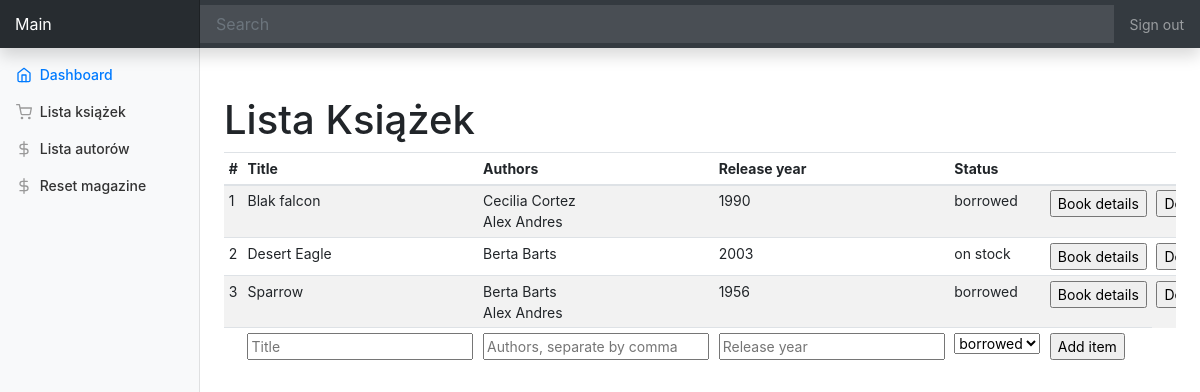
The page /book_list on the database its author committed.
### models/book.py (models this page shows, shortened)
class Book(db.Model):
    id = db.Column(db.Integer, primary_key=True)
    title = db.Column(db.String(100))
    release_year = db.Column(db.String(200))
    status = db.relationship("Status", backref="book", lazy="dynamic")
    authors = db.relationship("Authors",
                              secondary="author",
                              backref=db.backref("book_title", lazy="dynamic"))
    hidden = db.Column(db.Boolean)

### models/authors.py (models this page shows, shortened)
class Authors(db.Model):
    id = db.Column(db.Integer, primary_key=True)
    first_name = db.Column(db.Text)
    second_name = db.Column(db.Text)
    hidden = db.Column(db.Boolean)

### models/status.py (models this page shows)
class Status(db.Model):
    id = db.Column(db.Integer, primary_key=True)
    status_name = db.Column(db.Text)
    book_id = db.Column(db.Integer, db.ForeignKey('book.id'))

### book_catalogue.py (the view)
@app.route("/book_list", methods=["GET"])
def show_book_list():
    form = AddBookForm()
    book_list = book_db.get_all_book()
    return render_template("book_list.html", book_list=book_list, form=form)

### forms.py
class AddBookForm(FlaskForm):
    title = StringField('Title', validators=[DataRequired()], render_kw={"placeholder": "Title"})
    authors = StringField('Authors', validators=[DataRequired()], render_kw={"placeholder": "Authors, separate by comma"})
    release_year = StringField('Release Year', validators=[DataRequired()], render_kw={"placeholder": "Release year"})
    status = SelectField(u'Field name', choices = ["borrowed", "on stock"], validators = [DataRequired()])

### book_catalogueSQLLite.py (called while the page is built)
    def get_all_book(self):
        return Book.query.all()

### templates/book_list.html (shortened to what this page needs)
{% extends "base.html" %}
{% block content %}
<h1 class="mt-5">Lista Książek</h1>
<div class="table-responsive">
    <table class="table table-striped table-sm">
        <thead>
            <tr>
                <th>#</th>
                <th>Title</th>
                <th>Authors</th>
                <th>Release year</th>
                <th>Status</th>
                <th></th>
                <th></th>
            </tr>
        </thead>
        <tbody>
            {% for book in book_list %}
            {% if book.hidden == False %}
            <tr>
                <td>{{ book.id }}</td>
                <td>{{ book.title }}</td>
                <td>{% for aut in book.authors %}
                    {{ aut.first_name}} {{ aut.second_name }} <br>
                    {% endfor %}
                </td>
                <td>{{ book.release_year }}</td>
                <td>{{ book.status.first().status_name }}</td>
                <td>
                    <form method="GET" action="{{ url_for('show_book_details') }}">
                        <input type="submit" value="Book details"></input>
                    </form>
                </td>
                <td>
                    <form method="POST" action="{{ url_for('book_remove') }}">
                        <input type="submit" value="Delete element"></input>
                    </form>
                </td>
            </tr>
            {% endif %}
            {% endfor %}
            <form method="POST" action="/add_book">
                <td>{{ form.csrf_token }}</td>
                <td>{{ form.title }}</td>
                <td>{{ form.authors }}</td>
                <td>{{ form.release_year }}</td>
                <td>{{ form.status }}</td>
                <td><input type="submit" value="Add item"></td>
            </form>
        </tbody>
    </table>
</div>
{% endblock %}

### templates/base.html (shortened to what this page needs)
<!doctype html>
<html lang="en">
<head>
  <link rel="stylesheet" href="https://stackpath.bootstrapcdn.com/bootstrap/4.4.1/css/bootstrap.min.css"
>
  <link rel="stylesheet" href="dashboard.css">
</head>
<body>
  <nav class="navbar navbar-dark fixed-top bg-dark flex-md-nowrap p-0 shadow">
    <a class="navbar-brand col-sm-3 col-md-2 mr-0" href="/">Main</a>
    <input class="form-control form-control-dark w-100" type="text" placeholder="Search" aria-label="Search">
    <ul class="navbar-nav px-3">
      <li class="nav-item text-nowrap">
        <a class="nav-link" href="#">Sign out</a>
      </li>
    </ul>
  </nav>
  <div class="container-fluid">
    <div class="row">
      <nav class="col-md-2 d-none d-md-block bg-light sidebar">
        <div class="sidebar-sticky">
          <ul class="nav flex-column">
            <li class="nav-item">
              <a class="nav-link active" href="/">
                <span data-feather="home"></span>
                Dashboard <span class="sr-only">(current)</span>
              </a>
            </li>
            <li class="nav-item">
              <a class="nav-link" href="{{ url_for('show_book_list') }}">
                <span data-feather="shopping-cart"></span>
                Lista książek
              </a>
            </li>
            <li class="nav-item">
              <a class="nav-link" href="{{ url_for('show_authors_list') }}">
                <span data-feather="dollar-sign"></span>
                Lista autorów
              </a>
            </li>
            <li class="nav-item">
              <a class="nav-link" href="{{ url_for('homepage') }}">
                <span data-feather="dollar-sign"></span>
                Reset magazine
              </a>
            </li>
          </ul>
        </div>
      </nav>
      <main role="main" class="col-md-9 ml-sm-auto col-lg-10 px-4">
        {% block content %}
        {% endblock content %}
      </main>
    </div>
  </div>
</html>

### templates/dashboard.css (style rules this page uses)
body { font-size: .875rem; }
.feather { width: 16px; height: 16px; vertical-align: text-bottom; }
.sidebar { position: fixed; top: 0; bottom: 0; left: 0; z-index: 100; padding: 48px 0 0; box-shadow: inset -1px 0 0 rgba(0, 0, 0, .1); }
.sidebar-sticky { position: relative; top: 0; height: calc(100vh - 48px); padding-top: .5rem; overflow-x: hidden; overflow-y: auto; }
.sidebar .nav-link { font-weight: 500; color: #333; }
.sidebar .nav-link .feather { margin-right: 4px; color: #999; }
.sidebar .nav-link.active { color: #007bff; }
.sidebar .nav-link:hover .feather, .sidebar .nav-link.active .feather { color: inherit; }
[role="main"] { padding-top: 133px; }
@media (min-width: 768px) { [role="main"] { padding-top: 48px; } }
.navbar-brand { padding-top: .75rem; padding-bottom: .75rem; font-size: 1rem; background-color: rgba(0, 0, 0, .25); box-shadow: inset -1px 0 0 rgba(0, 0, 0, .25); }
.navbar .form-control { padding: .75rem 1rem; border-width: 0; border-radius: 0; }
.form-control-dark { color: #fff; background-color: rgba(255, 255, 255, .1); border-color: rgba(255, 255, 255, .1); }

### rows shown on the page
Book: id "1", title "Blak falcon", release_year "1990", status.first "borrowed"
Authors: first_name "Cecilia", second_name "Cortez"
Authors: first_name "Alex", second_name "Andres"
Book: id "2", title "Desert Eagle", release_year "2003", status.first "on stock"
Authors: first_name "Berta", second_name "Barts"
Book: id "3", title "Sparrow", release_year "1956", status.first "borrowed"
